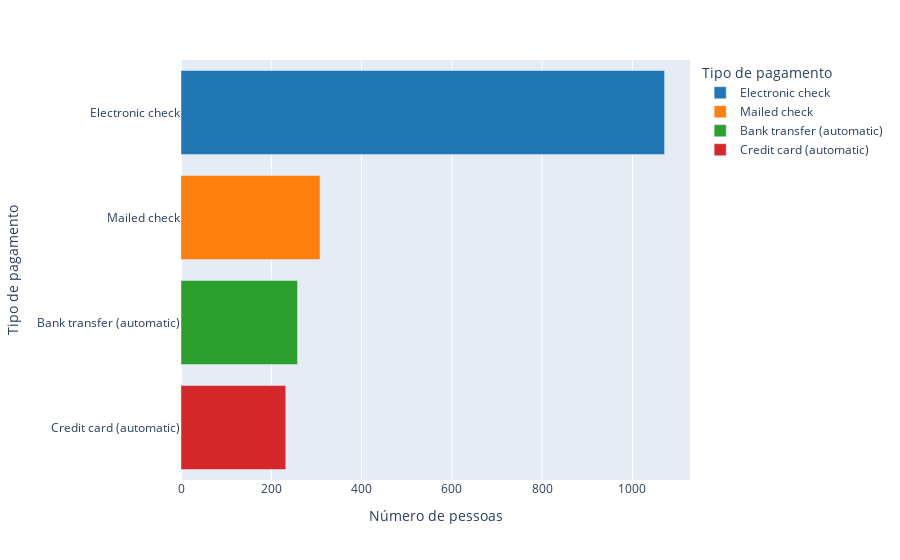

Here is the notebook cell this chart was saved with:
### Markdown cell above
**Evasão por tipo de pagameto**

### Code cell
df_pagamentos = df[['Churn', 'account.PaymentMethod']].value_counts().reset_index()
df_pagamentos = df_pagamentos.query('Churn == "Yes"')

fig = px.bar(df_pagamentos, y='account.PaymentMethod', x='count', color='account.PaymentMethod', color_discrete_sequence=px.colors.qualitative.D3, labels={'account.PaymentMethod': 'Tipo de pagamento', 'count': 'Número de pessoas'})
fig.show()

### Figure 1 — Plotly figure (JSON) as saved in the notebook; plotly's stock layout.template omitted (floating-point values rounded to 4 significant figures)
{"data": [{"hovertemplate": "Tipo de pagamento=%{y}<br>Número de pessoas=%{x}<extra></extra>", "legendgroup": "Electronic check", "marker": {"color": "#1F77B4", "pattern": {"shape": ""}}, "name": "Electronic check", "orientation": "h", "showlegend": true, "textposition": "auto", "type": "bar", "x": [1071], "xaxis": "x", "y": ["Electronic check"], "yaxis": "y"}, {"hovertemplate": "Tipo de pagamento=%{y}<br>Número de pessoas=%{x}<extra></extra>", "legendgroup": "Mailed check", "marker": {"color": "#FF7F0E", "pattern": {"shape": ""}}, "name": "Mailed check", "orientation": "h", "showlegend": true, "textposition": "auto", "type": "bar", "x": [308], "xaxis": "x", "y": ["Mailed check"], "yaxis": "y"}, {"hovertemplate": "Tipo de pagamento=%{y}<br>Número de pessoas=%{x}<extra></extra>", "legendgroup": "Bank transfer (automatic)", "marker": {"color": "#2CA02C", "pattern": {"shape": ""}}, "name": "Bank transfer (automatic)", "orientation": "h", "showlegend": true, "textposition": "auto", "type": "bar", "x": [258], "xaxis": "x", "y": ["Bank transfer (automatic)"], "yaxis": "y"}, {"hovertemplate": "Tipo de pagamento=%{y}<br>Número de pessoas=%{x}<extra></extra>", "legendgroup": "Credit card (automatic)", "marker": {"color": "#D62728", "pattern": {"shape": ""}}, "name": "Credit card (automatic)", "orientation": "h", "showlegend": true, "textposition": "auto", "type": "bar", "x": [232], "xaxis": "x", "y": ["Credit card (automatic)"], "yaxis": "y"}], "layout": {"barmode": "relative", "legend": {"title": {"text": "Tipo de pagamento"}, "tracegroupgap": 0}, "margin": {"t": 60}, "xaxis": {"anchor": "y", "domain": [0, 1], "title": {"text": "Número de pessoas"}}, "yaxis": {"anchor": "x", "categoryarray": ["Credit card (automatic)", "Bank transfer (automatic)", "Mailed check", "Electronic check"], "categoryorder": "array", "domain": [0, 1], "title": {"text": "Tipo de pagamento"}}}}
